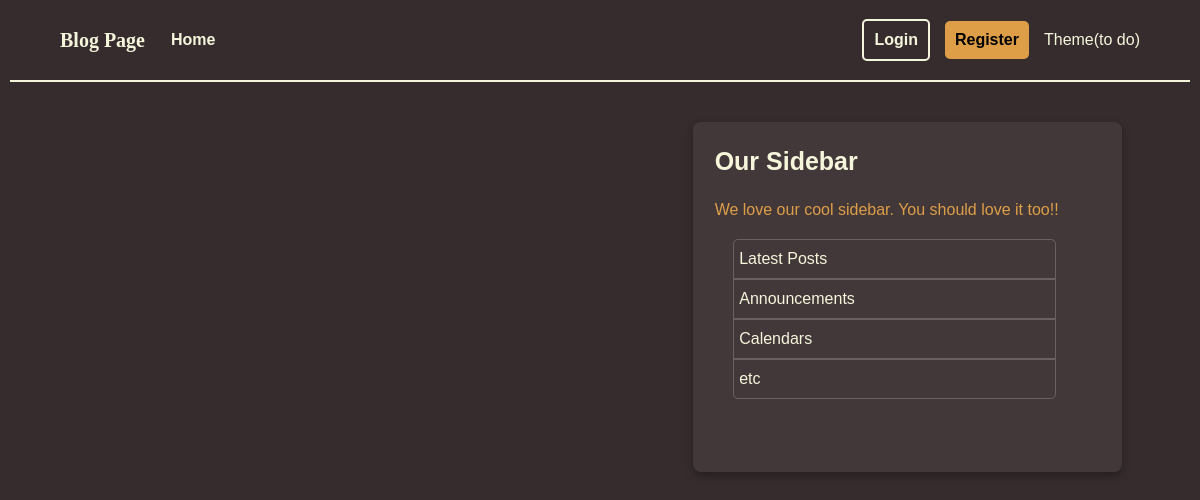
Page /posts on the earlier database version.
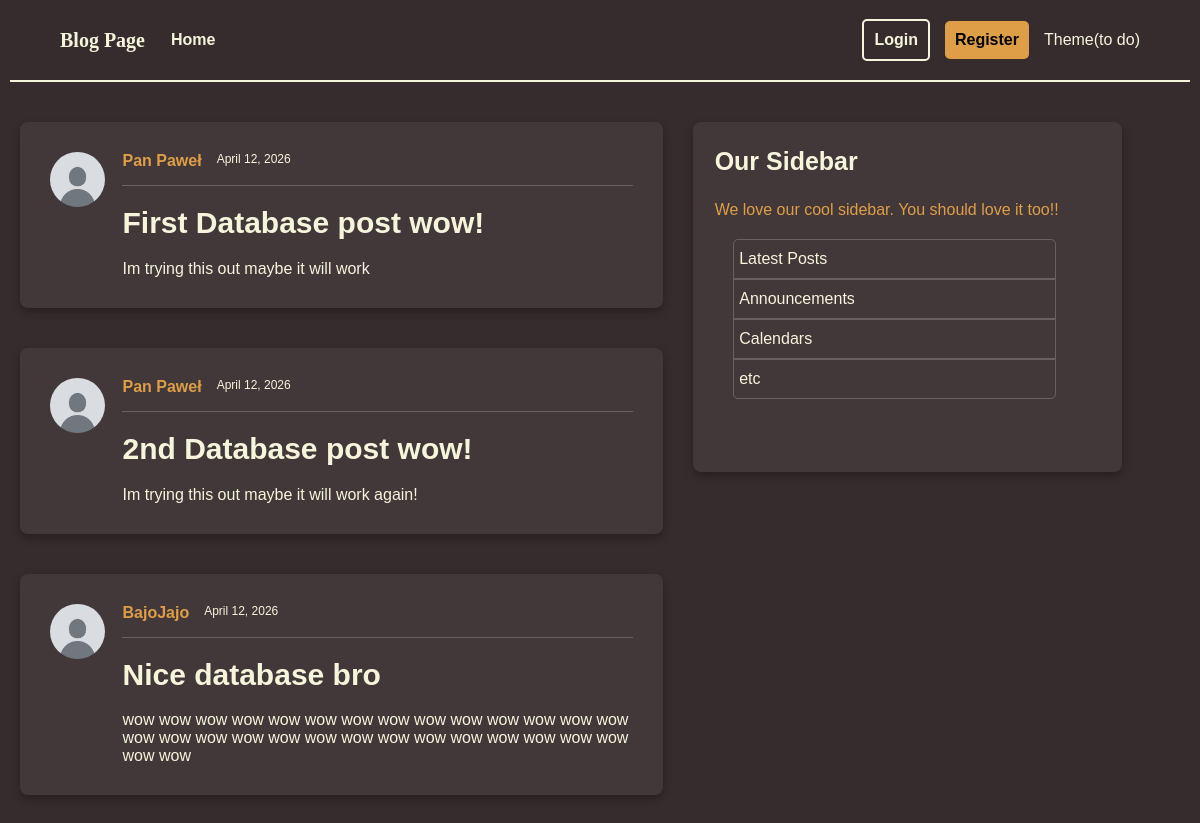
Same page on the later database version.
### models.py (models this page shows, shortened)
class Post(Base):
    __tablename__ = "posts"
    id: Mapped[int] = mapped_column(Integer, primary_key=True, index=True)
    title: Mapped[str] = mapped_column(String(100), nullable=False)
    content: Mapped[str] = mapped_column(Text, nullable=False)
    user_id: Mapped[int] = mapped_column(
        ForeignKey("users.id"),
        nullable=False,
        index=True,
    )
    date_posted: Mapped[datetime] = mapped_column(
        DateTime(timezone=True),
        default=lambda: datetime.now(UTC),
    )
    author: Mapped[User] = relationship(back_populates="posts")

class User(Base):
    __tablename__ = "users"
    id: Mapped[int] = mapped_column(Integer, primary_key=True, index=True)
    username: Mapped[str] = mapped_column(String(50), unique=True, nullable=False)
    email: Mapped[str] = mapped_column(String(120), unique=True, nullable=False)
    image_file: Mapped[str | None] = mapped_column(
        String(200),
        nullable=True,
        default=None,
    )
    posts: Mapped[list[Post]] = relationship(back_populates="author")

### main.py (the view)
@app.get("/", include_in_schema=False, name="home")
@app.get("/posts", include_in_schema=False, name="posts")
def home(request: Request, db: Annotated[Session, Depends(get_db)]):
    result = db.execute(select(models.Post))
    posts = result.scalars().all()
    return template.TemplateResponse(
        request,
        "home.html",
        {"posts": posts, "title": home}
    )

### templates/home.html
{% extends "layout.html" %}
{% block content %}
    {% for info in posts %}
        <div class="container">
            <div class="full_post">
                <img class="profile_pic" src="{{ info.author.image_path }}" alt="A profile picture of {{ info.author.username }}">
                <div class="post-content">
                <div class="author-and-date">
                    <a class="author" href="#">{{ info.author.username }}</a>
                    <small class="date_posted">{{ info.date_posted.strftime('%B %d, %Y') }}</small>
                </div>
                <hr class="post-line">
                <h2>
                <a class="title" href = "{{url_for('post_page', post_id=info.id)}}">{{ info.title }}</a>
                </h2>
                <p class="content">{{ info.content }}</p>
                </div>
            </div>
        </div>
    {% endfor %}
{% endblock content %}

### templates/layout.html (shortened to what this page needs)
<!DOCTYPE html>
<html>
    <head>
        <link rel="stylesheet" href = "{{url_for('static', path='style.css')}}">
    </head>
    <body>
        <header class="site-header">
            <nav class="nav">
                <div class="nav-left">
                    <p class="page-name">Blog Page</p>
                    <a href="{{ url_for('home') }}"><button class="home-button">Home</button></a>
                </div>
                <div class="nav-right">
                    <button class="login-button">Login</button>
                    <button class="register-button">Register</button>
                    <p>Theme(to do)</p>
                </div>
            </nav>
        </header>
        <main>
            <div class="posts-container">
                {% block content %}
                {% endblock content %}
            </div>
            <div class="sidebar-container">
                <h3>Our Sidebar</h3>
                <p>We love our cool sidebar. You should love it too!!</p>
                <ul class="list-group">
                    <li id="list-first">Latest Posts</li>
                    <li>Announcements</li>
                    <li>Calendars</li>
                    <li id="list-last">etc</li>
                </ul>
            </div>
        </main>
    </body>
</html>

### static/style.css (style rules this page uses)
body { background-color: rgb(54, 44, 45); color: beige; margin: 0%; font-family: sans-serif; }
main { display: flex; flex-direction: row; justify-content: center; padding: 20px; gap: 30px; max-width: 1400px; margin: 0 auto; }
.nav { background-color: transparent; display: flex; flex-direction: row; align-items: center; justify-content: space-between; padding: 10px 50px; height: 60px; border-bottom: 2px solid beige; margin-left: 10px; margin-right: 10px; }
.nav-left { display: flex; align-items: center; gap: 20px; }
.nav-right { display: flex; align-items: center; gap: 15px; }
.page-name { font-weight: bold; font-size: 20px; font-family: Verdana; }
.home-button { color: beige; background-color: transparent; font-weight: bold; border: none; border-radius: 5px; }
.login-button { color: beige; background-color: transparent; border: 2px solid beige; border-radius: 5px; padding: 10px; font-weight: bold; cursor: pointer; }
.register-button { background-color: rgb(222, 158, 71); border: 2px; border-radius: 5px; padding: 10px; font-weight: bold; cursor: pointer; }
nav button { font-size: 16px; }
a { border-radius: 5px; }
.container { background-color: rgb(66, 56, 57); border-radius: 8px; margin-top: 20px; margin-bottom: 20px; padding: 30px; display: flex; flex-direction: column; box-shadow: 0 4px 10px rgba(0,0,0,0.3); max-width: 800px; }
.full_post { display: flex; flex-direction: row; }
.post-content { display: flex; flex-direction: column; flex-grow: 1; }
.posts-container { display: flex; flex-direction: column; flex: 3; }
.author { color: rgb(222, 158, 71); font-size: 16px; font-weight: bold; text-decoration: none; margin-right: 15px; }
.title { color: beige; text-decoration: none; font-size: 30px; margin-top: 0; margin-bottom: 5px; }
.content { color: beige; margin: 0; inline-size: 100%; word-break: break-word; overflow-wrap: break-word; }
.author-and-date { display: flex; flex-direction: row; font-size: 0.9rem; }
.post-line { border: 0; border-top: 1px solid rgba(255, 255, 255, 0.2); margin: 15px 0 0 0; width: 100%; }
.sidebar-container { background-color: rgb(66, 56, 57); box-shadow: 0 4px 10px rgba(0,0,0,0.3); border-radius: 8px; width: 500px; height: 350px; margin-right: 5%; margin-top: 20px; flex: 2; }
.sidebar-container p { font-size: 16px; padding-left: 5%; color: rgb(222, 158, 71); }
h3 { padding-left: 5%; font-size: 25px; }
.list-group { margin-top: 20px; list-style: none; }
li { border: 1px solid rgba(255, 255, 255, 0.2); width: 80%; padding: 5px; padding-bottom: 10px; padding-top: 10px; }
#list-first { border-top-right-radius: 5px; border-top-left-radius: 5px; }
#list-last { border-bottom-right-radius: 5px; border-bottom-left-radius: 5px; }
.profile_pic { width: 55px; height: 55px; border-radius: 30px; margin-right: 3%; }

Differences in the rows shown:
added Post: author.username "Pan Paweł", date_posted "April 12, 2026", title "First Database post wow!", content "Im trying this out maybe it will work"
added Post: author.username "Pan Paweł", date_posted "April 12, 2026", title "2nd Database post wow!", content "Im trying this out maybe it will work again!"
added Post: author.username "BajoJajo", date_posted "April 12, 2026", title "Nice database bro", content "wow wow wow wow wow wow wow wow wow wow wow wow wow wow wow wow wow wow wow wow wow wow wow wow wow wow wow wow wow wow"
